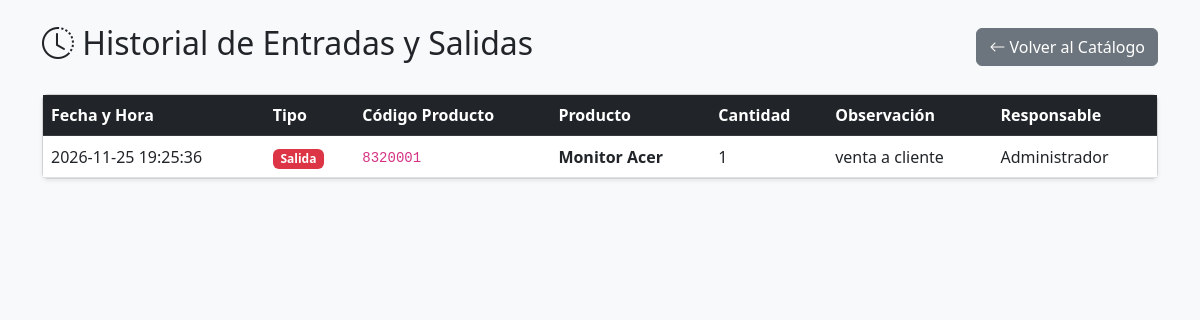
Page /historial_movimientos.php (signed in) on the committed database.
### tables this page shows
CREATE TABLE `movimiento` (
  `id_movimiento` int(11) NOT NULL,
  `fecha_hora` datetime NOT NULL DEFAULT current_timestamp(),
  `tipo` varchar(20) NOT NULL,
  `cantidad` int(11) NOT NULL CHECK (`cantidad` > 0),
  `observación` text DEFAULT NULL,
  `id_producto` int(11) NOT NULL,
  `id_usuario` int(11) NOT NULL
);

CREATE TABLE `producto` (
  `id_producto` int(11) NOT NULL,
  `código` varchar(50) NOT NULL,
  `nombre` varchar(100) NOT NULL,
  `descripción` text DEFAULT NULL,
  `precio` decimal(10,2) NOT NULL CHECK (`precio` >= 0),
  `stock_actual` int(11) NOT NULL CHECK (`stock_actual` >= 0),
  `stock_mínimo` int(11) NOT NULL CHECK (`stock_mínimo` >= 0),
  `estado` int(11) DEFAULT 1,
  `id_categoria` int(11) NOT NULL
);

CREATE TABLE `usuario` (
  `id_usuario` int(11) NOT NULL,
  `nombre` varchar(100) NOT NULL,
  `correo` varchar(100) NOT NULL,
  `clave` varchar(255) NOT NULL,
  `estado` int(11) DEFAULT 1
);

### historial_movimientos.php (the view, shortened to what this page needs)
<?php
require_once 'conexion.php';
$sql = "SELECT m.fecha_hora, m.tipo, m.cantidad, m.observación,
               p.código AS codigo_producto, p.nombre AS nombre_producto,
               u.nombre AS nombre_usuario
        FROM movimiento m
        INNER JOIN producto p ON m.id_producto = p.id_producto
        INNER JOIN usuario u ON m.id_usuario = u.id_usuario
        ORDER BY m.fecha_hora DESC";
$stmt = $pdo->query($sql);
$movimientos = $stmt->fetchAll();
?>
<!DOCTYPE html>
<html lang="es">
<head>
    <link href="https://cdn.jsdelivr.net/npm/bootstrap@5.3.0/dist/css/bootstrap.min.css" rel="stylesheet">
    <link rel="stylesheet" href="https://cdn.jsdelivr.net/npm/bootstrap-icons@1.10.5/font/bootstrap-icons.css">
</head>
<body class="bg-light p-4">
    <div class="container">
        <div class="d-flex justify-content-between align-items-center mb-4">
            <h2><i class="bi bi-clock-history"></i> Historial de Entradas y Salidas</h2>
            <a href="index.php" class="btn btn-secondary"><i class="bi bi-arrow-left"></i> Volver al Catálogo</a>
        </div>
        <div class="card shadow-sm">
            <div class="card-body p-0">
                <div class="table-responsive">
                    <table class="table table-hover align-middle mb-0">
                        <thead class="table-dark">
                            <tr>
                                <th>Fecha y Hora</th>
                                <th>Tipo</th>
                                <th>Código Producto</th>
                                <th>Producto</th>
                                <th>Cantidad</th>
                                <th>Observación</th>
                                <th>Responsable</th>
                            </tr>
                        </thead>
                        <tbody>
                            <?php if (empty($movimientos)): ?>
                                <tr>
                                    <td colspan="7" class="text-center py-4 text-muted">No hay movimientos registrados todavía.</td>
                                </tr>
                            <?php else: ?>
                                <?php foreach ($movimientos as $mov): ?>
                                    <tr>
                                        <td><?php echo $mov['fecha_hora']; ?></td>
                                        <td>
                                            <?php if ($mov['tipo'] === 'entrada'): ?>
                                                <span class="badge bg-success">Entrada</span>
                                            <?php else: ?>
                                                <span class="badge bg-danger">Salida</span>
                                            <?php endif; ?>
                                        </td>
                                        <td><code><?php echo htmlspecialchars($mov['codigo_producto']); ?></code></td>
                                        <td><strong><?php echo htmlspecialchars($mov['nombre_producto']); ?></strong></td>
                                        <td><?php echo $mov['cantidad']; ?></td>
                                        <td><?php echo htmlspecialchars($mov['observación'] ?: 'Sin observaciones'); ?></td>
                                        <td><?php echo htmlspecialchars($mov['nombre_usuario']); ?></td>
                                    </tr>
                                <?php endforeach; ?>
                            <?php endif; ?>
                        </tbody>
                    </table>
                </div>
            </div>
        </div>
    </div>
</body>
</html>

### rows in the picture
movimiento: fecha_hora "2026-11-25 19:25:36", tipo "Salida", id_producto.código "8320001", id_producto.nombre "Monitor Acer", cantidad "1", observación "venta a cliente", id_usuario.nombre "Administrador"
